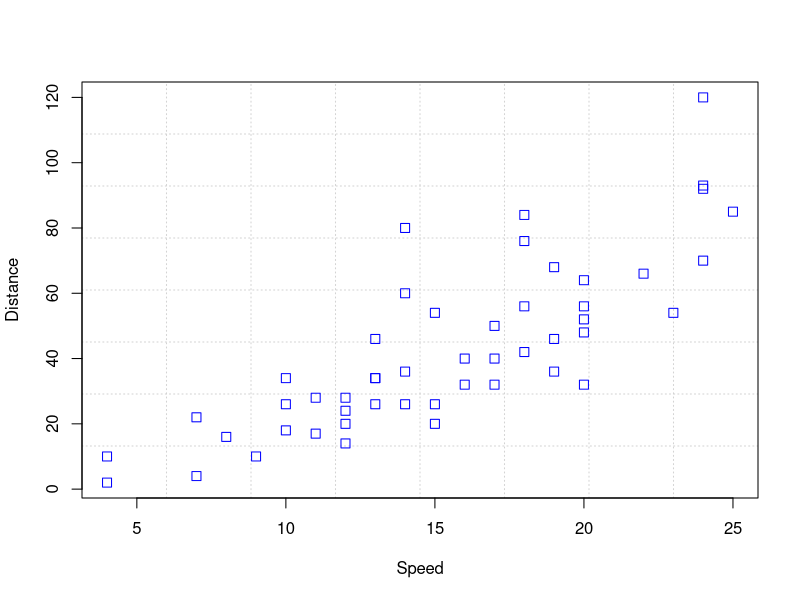
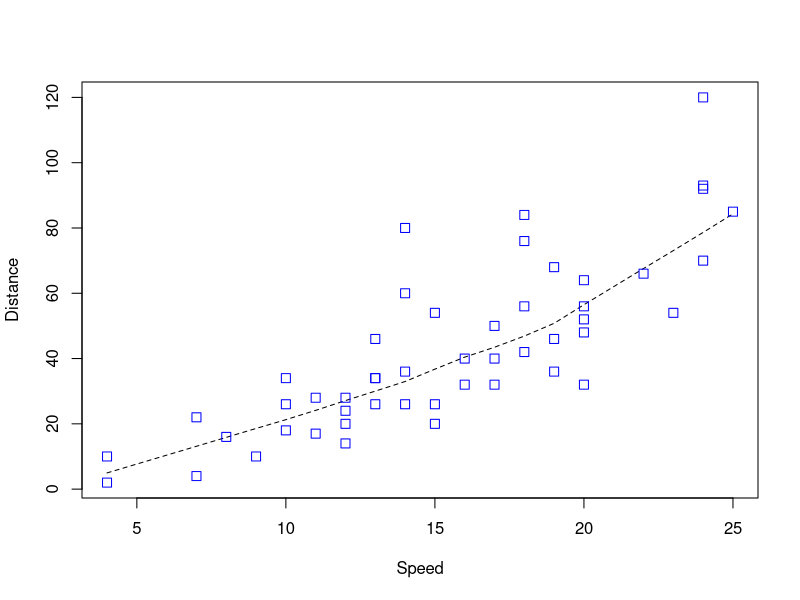
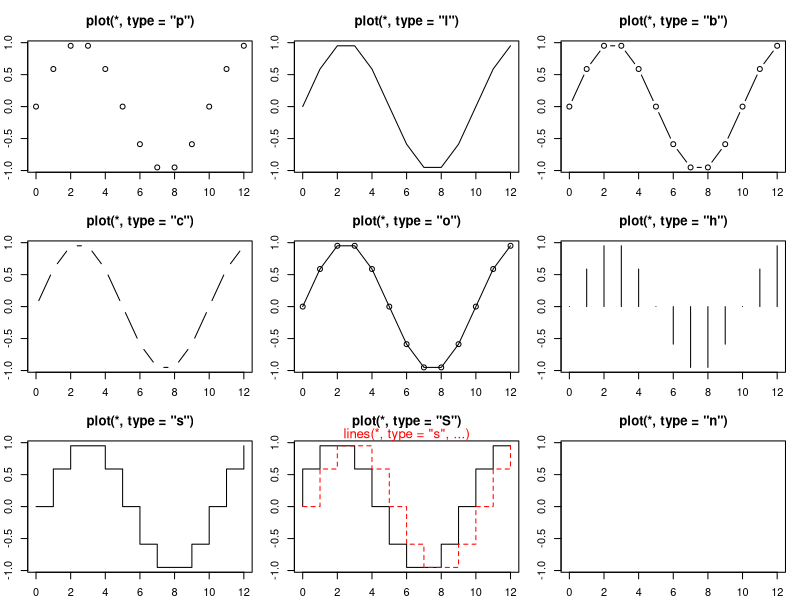
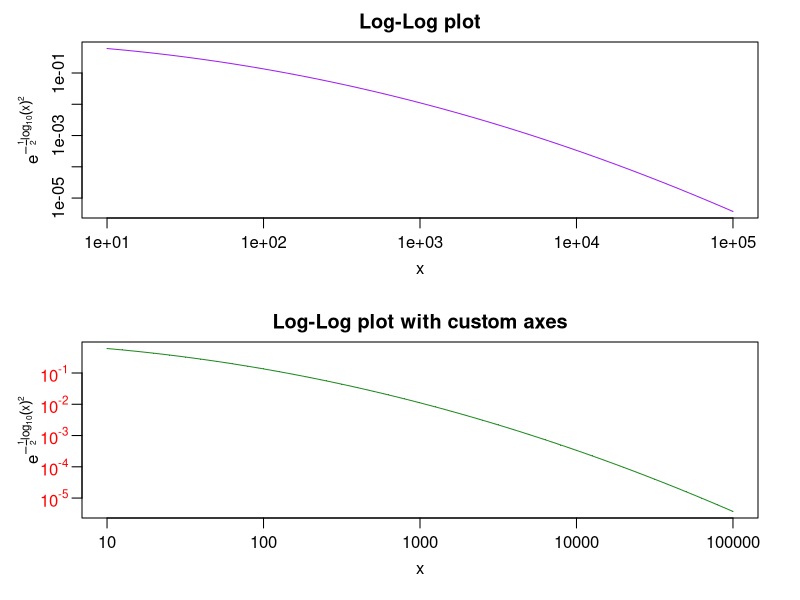
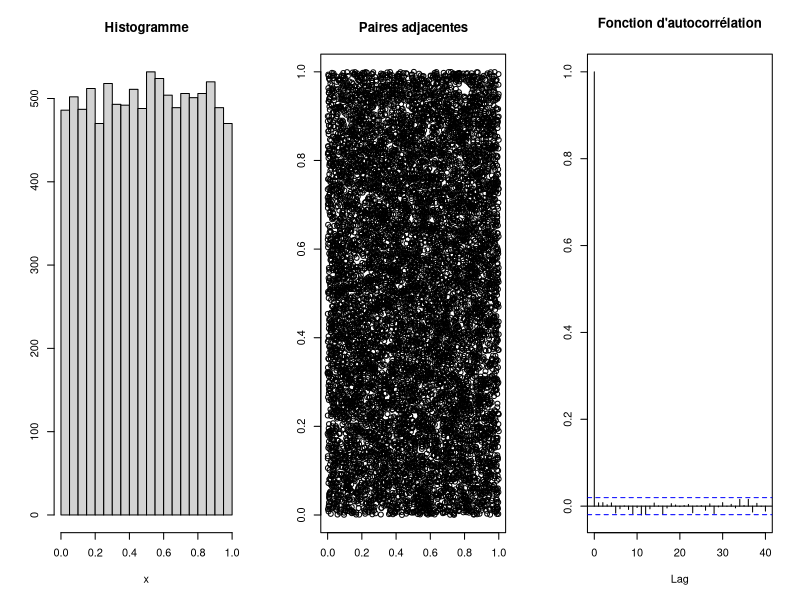
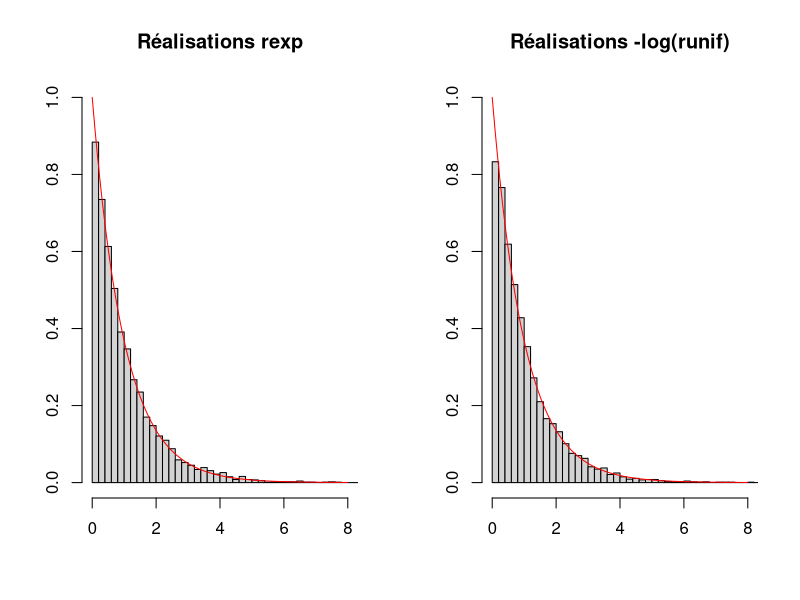
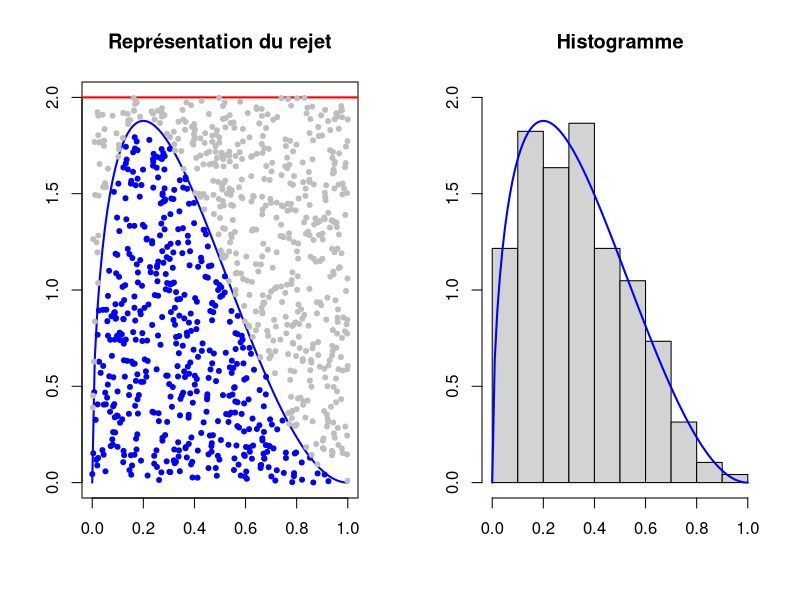
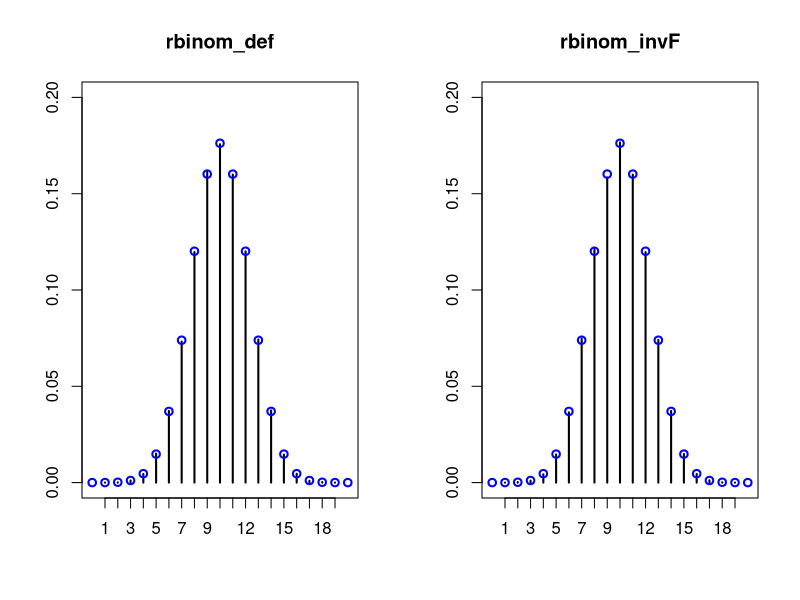

The R source for these figures, in order:
x <- 17
x
y <- x + 3
y

y**2  #ou y^2

w=1:4
w

m <- matrix(w, nrow = 3, ncol = 4) 
m

m+2 

example(plot)

help(RNGkind)
RNGkind()
seed <- 12345
set.seed(seed, kind="Mersenne-Twister", normal.kind="Box-Muller")
RNGkind()
.Random.seed

help(runif)

nsim <- 10**4  #nbre de simulation
x <- runif(nsim) # vecteur de 10**4 réalisations d'une loi uniforme sur [0,1]
Xnf <- x[-nsim]       # Xn = x supprimer de sa dernière composante.
Xnd <- x[-1]        # Xnd = x supprimer de sa première composante.

par(mfrow = c(1,3))
hist(x, main="Histogramme", ylab=NA)                         #histogramme empirique 
plot(Xnf, Xnd, main="Paires adjacentes", xlab=NA, ylab=NA)   # on affiche le nuage des points (Xnf, Xnd)
acf(x, main="Fonction d'autocorrélation", ylab=NA)           # on trace la fonction d'autocorrélation

par(mfrow = c(1,2))

x <- rexp(5000)
hist(x, breaks = 50, prob = TRUE, main = "Réalisations rexp",     # histogramme normalisé (prob = T) et breaks = 50
     xlab = NA, ylab = NA, xlim = c(0, 8), ylim = c(0,1))          
curve(dexp(x), col = "red", add = TRUE)                           # on ajoute la densité de exp (add = T)

u <- runif(5000)
x <- -log(u)
hist(x, breaks = 50, prob = TRUE, main = "Réalisations -log(runif)", 
     xlab = NA, ylab = NA, xlim = c(0, 8), ylim = c(0,1))
curve(dexp(x), col = "red", add = TRUE)                                   

alpha <- 1.5
beta <- 3
c <- 2

par(mfrow=c(1,2))
plot(x = NA, y = NA, xlim = c(0,1), ylim=c(0, c), # le carré [0,1] x [0,c]  qu'on remplira
     main="Représentation du rejet", ylab=NA, xlab=NA)
curve(dbeta(x, alpha, beta), lwd=2, col="blue", add=T)      # la densité f(x) en bleu comme sur la figure
abline(h = c, lwd = 2, col="red") # cg(x) avec g(x) en rouge

y <- runif(1000)  # les (Y_n) selon la loi proposée de densité g
u <- runif(1000)   # les (U_n) pour faire le test
accept <- u*c < dbeta(y, alpha, beta)               # test du rejet 
points(y[accept], c*u[accept], pch=20, col="blue")      # points acceptés
points(y[!accept], c*u[!accept], pch=20, col="grey")  #  points rejetés

# y[accept] contient les (X_n) et doit être distribué selon la loi beta 
hist(y[accept], prob=T, xlim = c(0,1), ylim=c(0,c), main="Histogramme", xlab=NA, ylab=NA)
curve(dbeta(x, alpha, beta), lwd=2, col="blue", add=TRUE)

optim <- optimize(function(x) dbeta(x, alpha, beta),      
                interval=c(0,1), maximum=T)             
c <- optim$objective          # on recupere l'argmax dans objective 


c

help(rbinom)

rbinom_def <- function(n, size, prob) {         
    realisation <- function(size, prob) {       
        u <- runif(size)
        b <- u[u < prob]                        # u < prob est un vecteur avce des 0 et 1 
        return(length(b))
    }
    replicate(n, realisation(size, prob))  # vecteur de taille n
}

a<-rbinom_def(10,3,0.2)

a

rbinom_invF <- function(n, size, prob) {
    somme_pk <- cumsum(dbinom(0:size, size, prob))    # somme cumulée de la binomiale
    realisation <- function(somme_pk) {
        u <- runif(1)
        return(findInterval(u, somme_pk))
    }
    replicate(n, realisation(somme_pk))
}

rbinom_invF(10,3,0.2)

n <- 20  # pour n =20 sur la figure ci desssus
p <- 0.5
par(mfrow = c(1,2))
k <- 0:n
N <- 10^5

x <- rbinom_def(N, n, p)
hist_x <- table(x)/N
plot(hist_x, type="h", xlim=c(0,n), ylim=c(0,0.2), 
     xlab=NA, ylab=NA, main="rbinom_def")
points(k, dbinom(k, n, p), col = "blue", lwd = 2)

x <- rbinom_invF(N, n, p)
hist_x <- table(x)/N
plot(hist_x, type="h", xlim=c(0,n), ylim=c(0,0.2), 
     xlab=NA, ylab=NA, main="rbinom_invF")
points(k, dbinom(k, n, p), col = "blue", lwd = 2)

system.time(rbinom_def(10^5, 100, 0.5))
system.time(rbinom_invF(10^5, 100, 0.5))

nu <- c(0.1,0.3,0.3,0.3)# j'ai arrondi
n <- 1000
x <- sample(c(1:4), n, replace = T, prob = nu)
barplot(table(x)/n, ylim=c(0,0.5))  #diagramme en barre 

n <- length(nu)
P <- diag(n*nu)
S <- which(nu < 1/n)
L <- which(nu > 1/n)
I <- c()
print(P)

while (length(S) > 0) {
    # coeur de l'algorithme 
    i <- S[1]
    j <- L[1]
    delta <- 1-P[i,i]
    P[i,j] <- delta
    P[j,j] <- P[j,j] - delta
    S <- which(diag(P) < 1)
    L <- which(diag(P) > 1)
    I <- c(I, i)
    S <- setdiff(S, I)

    # on affiche
    print(S)
    print(L)
    print(P)
}

library(ggplot2)
help(ggplot)
example(ggplot)

library(cowplot)
par(mfrow = c(1,3))
df1=data.frame(x)
a<-ggplot(df1, aes(x=x)) + geom_histogram(bins=30,fill="white", color="black")+labs(title="Histogramme",x="x")
df2=data.frame(Xnf,Xnd)
b<-ggplot(df2, aes(x=Xnf, y=Xnd)) + geom_point()
conf.level <- 0.95 
ciline <- qnorm((1 - conf.level)/2)/sqrt(length(x)) 
bacf <- acf(x, plot = FALSE) 
bacfdf <- with(bacf, data.frame(lag, acf)) 

library(ggplot2) 
c<- ggplot(data=bacfdf, mapping=aes(x=lag, y=acf)) + 
     geom_bar(stat = "identity", position = "identity") 


plot_grid(a, b, c, ncol = 3, nrow = 1)

